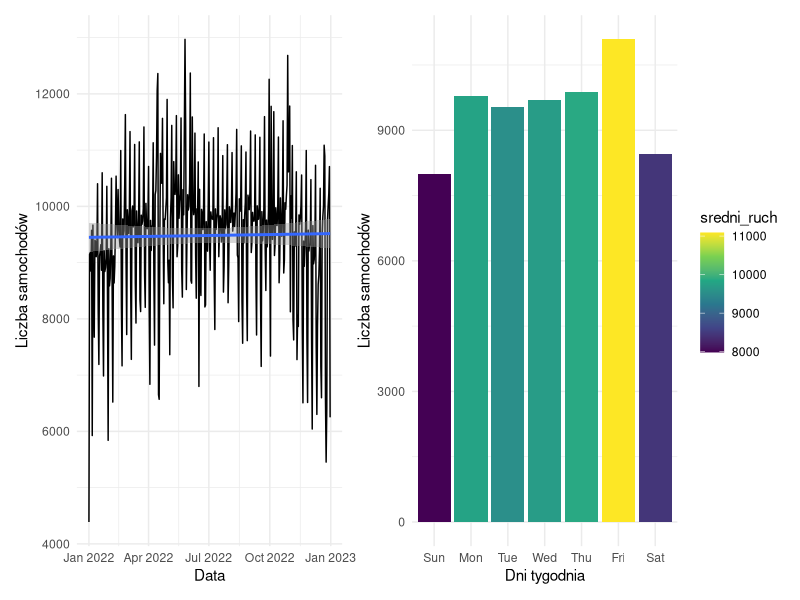
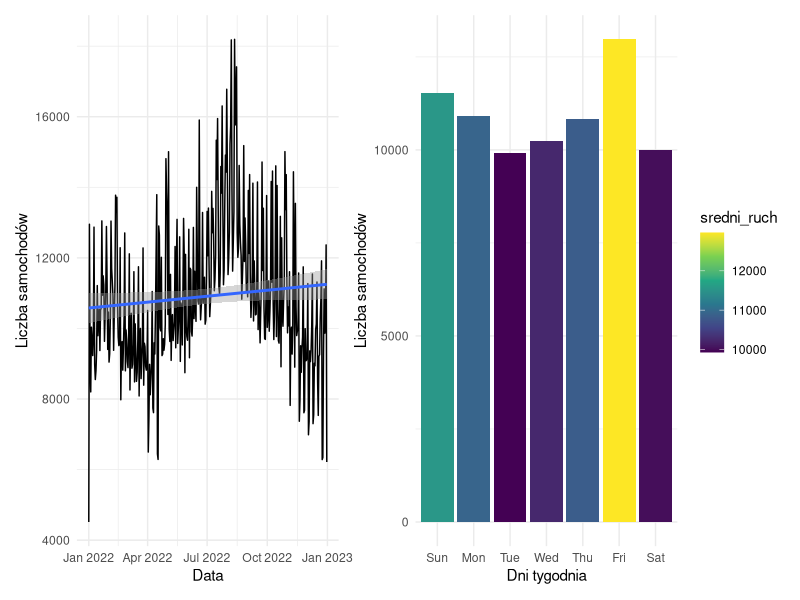
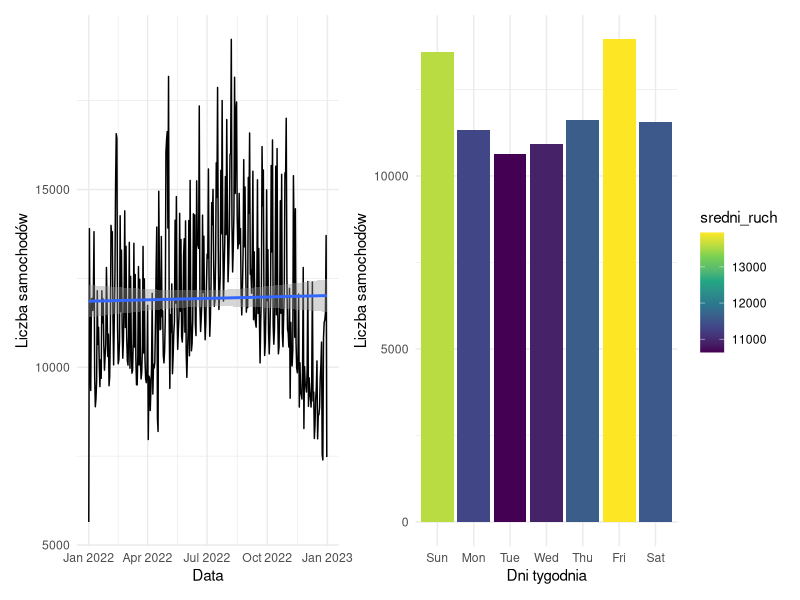
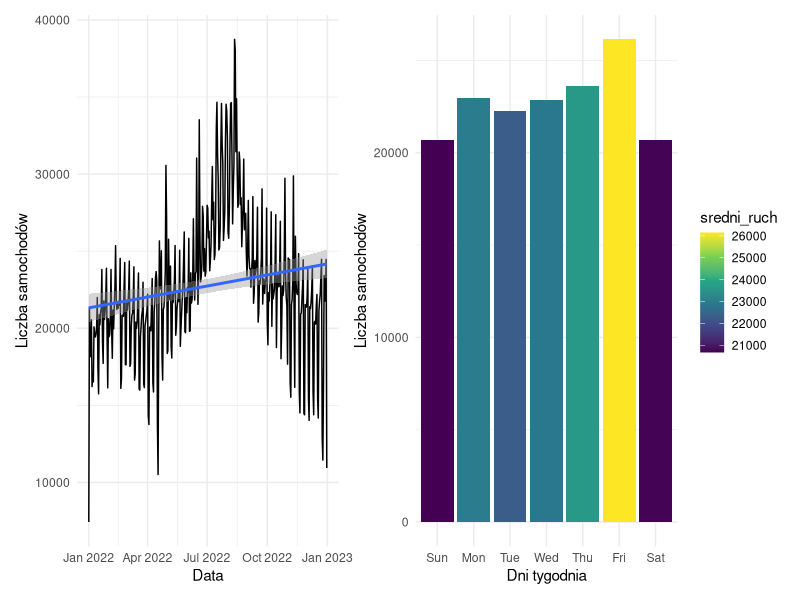
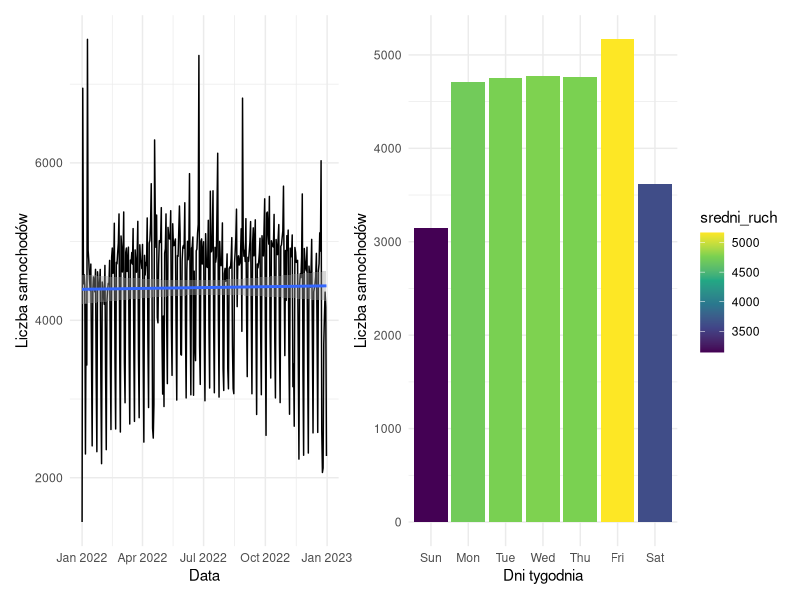
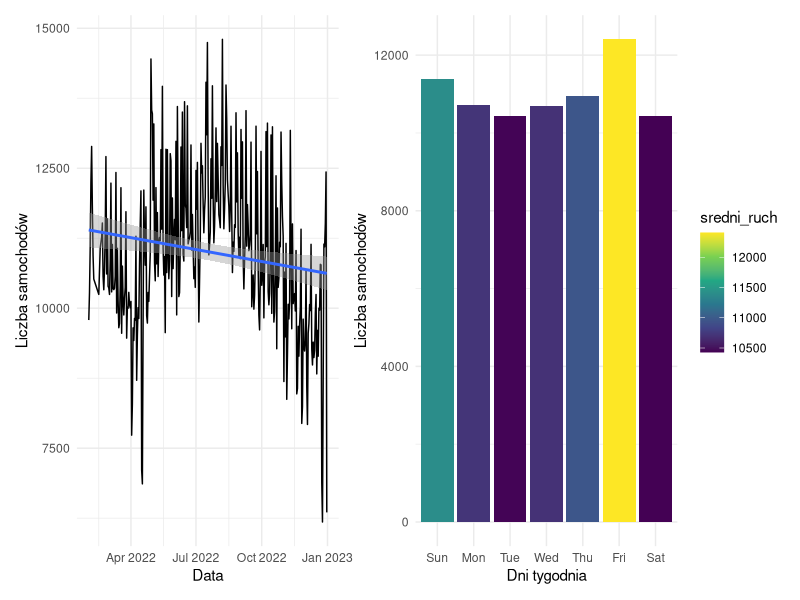
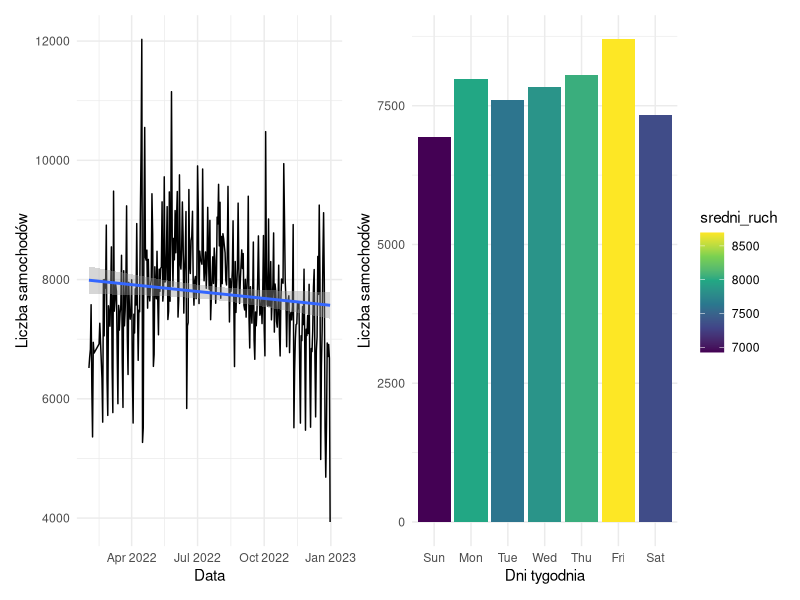
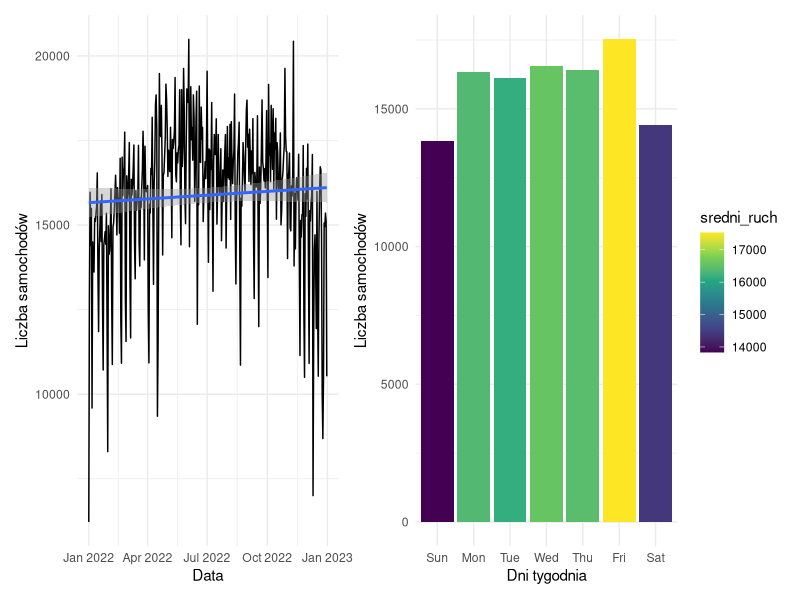

Write R code to recreate these figures, in order. (Note: a time limit stopped this script after it produced the figures.)
## ---- chunk 1
knitr::opts_chunk$set(echo = FALSE, warning = FALSE, message = FALSE)

library(tidyverse)
library(patchwork)
#library(tinytex)

setwd("c:/users/tomek/dane")

ruch <- read.csv("scpr2022.csv", sep = ";" ) %>%
  mutate(data = dmy(DATA), auta = SDRD, stacja = STACJA) %>%
  select(stacja, data, auta)

## ---- chunk 2

nrstacji <- 2012
for(nrstacji in unique(ruch$stacja) ) {  

  cat("  \n# Stacja pomiarowa numer ",  nrstacji, "\n")
  
  p1 <- ruch %>%
    filter(stacja == nrstacji) %>%
    ggplot(aes(x=data, y=auta)) +
    geom_line() +
    geom_smooth(method=lm) +
    xlab("Data") +
    ylab("Liczba samochodów") +
    theme_minimal() 

  p2 <- ruch %>%
    filter(stacja == nrstacji) %>%
    group_by( dzien_tyg = wday(data, label=TRUE) ) %>%
    summarise( sredni_ruch = mean(auta) ) %>%
    ggplot(aes(x=dzien_tyg, y=sredni_ruch, fill=sredni_ruch)) +
    geom_col() +
    xlab("Dni tygodnia") +
    ylab("Liczba samochodów") +
    theme_minimal() +
    scale_fill_viridis_c()

  print(p1 + p2)
  
  cat("  \n")

}
